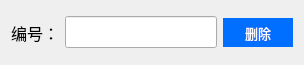
<?xml version="1.0" encoding="UTF-8"?>
<ui version="4.0">
 <class>DeleteGoods</class>
 <widget class="QDialog" name="DeleteGoods">
  <property name="geometry">
   <rect>
    <x>0</x>
    <y>0</y>
    <width>304</width>
    <height>65</height>
   </rect>
  </property>
  <property name="font">
   <font>
    <family>等线</family>
    <pointsize>12</pointsize>
   </font>
  </property>
  <property name="windowTitle">
   <string>删除</string>
  </property>
  <property name="styleSheet">
   <string notr="true">QPushButton {
	border: none;
	background:  #006eff;
	color: #ffffff;
	font: 10pt &quot;Microsoft YaHei&quot;;
}
 
QPushButton:hover {
	background:  #0068f2;
}
 
QPushButton:pressed {
	background:  #0062e5;
}
 
QPushButton:disable {
	border: 1px solid #d5d5d5;
	color: #bbbbbb;
	background:  #f2f2f2;
}
/**close btn**/
QPushButton{
	font: 10pt &quot;Microsoft YaHei&quot;;
	border: none;
	image: url(:/RoomService/close-button.png);
	background-position: center;
}
QPushButton:hover{
	background-color: rgb(255, 99, 71);
}
QPushButton:pressed{
	background-color: rgb(255, 99, 71);
}</string>
  </property>
  <layout class="QHBoxLayout" name="horizontalLayout">
   <item>
    <widget class="QLabel" name="label">
     <property name="font">
      <font>
       <family>等线</family>
       <pointsize>12</pointsize>
      </font>
     </property>
     <property name="text">
      <string>编号：</string>
     </property>
    </widget>
   </item>
   <item>
    <widget class="QLineEdit" name="lineEdit">
     <property name="font">
      <font>
       <family>等线</family>
       <pointsize>13</pointsize>
      </font>
     </property>
    </widget>
   </item>
   <item>
    <widget class="QPushButton" name="deleteButton">
     <property name="minimumSize">
      <size>
       <width>70</width>
       <height>29</height>
      </size>
     </property>
     <property name="font">
      <font>
       <family>Microsoft YaHei</family>
       <pointsize>10</pointsize>
       <weight>50</weight>
       <italic>false</italic>
       <bold>false</bold>
      </font>
     </property>
     <property name="text">
      <string>删除</string>
     </property>
    </widget>
   </item>
  </layout>
 </widget>
 <resources/>
 <connections/>
</ui>
